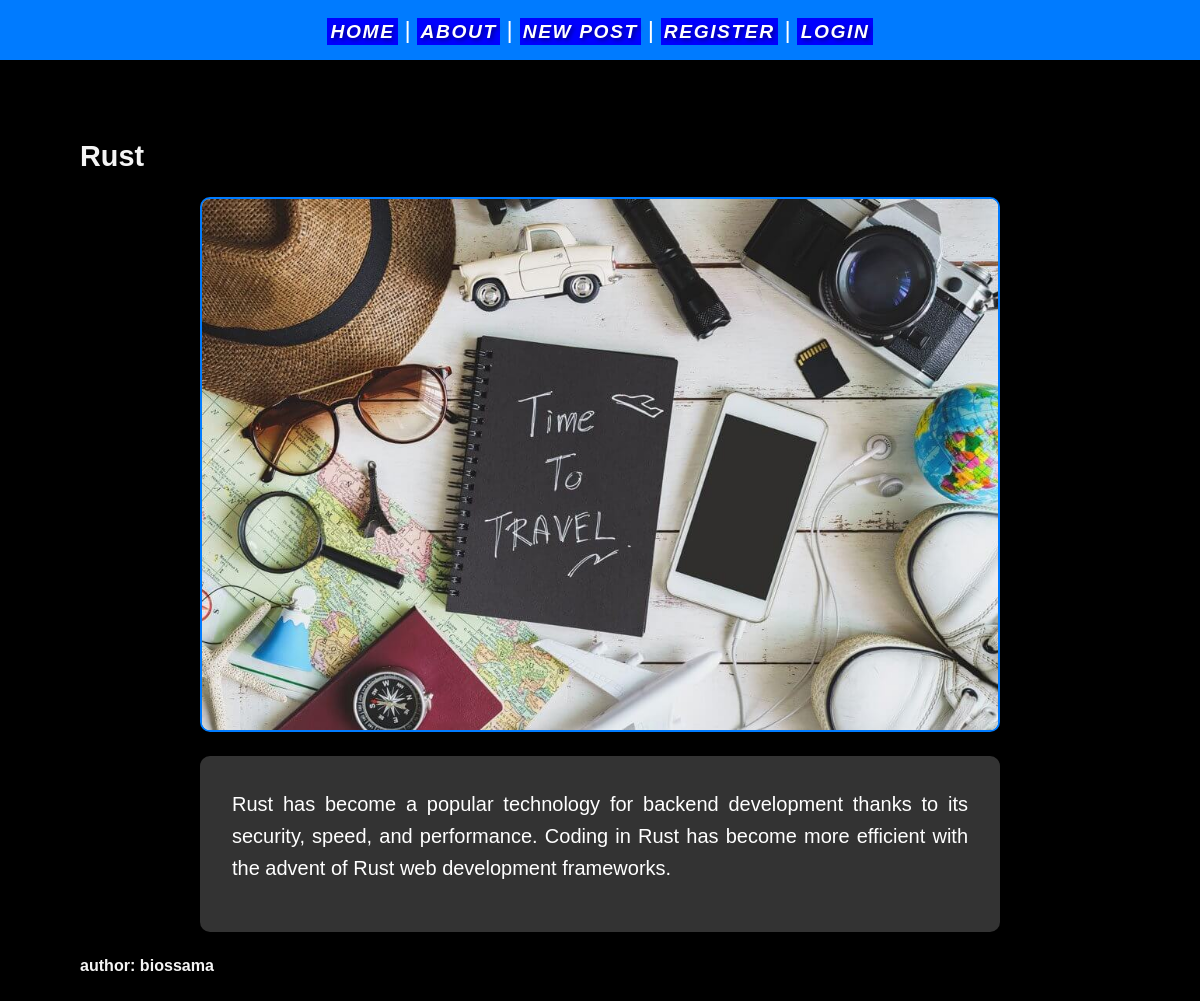
Page /Rust-languges on the committed database.
### post/models.py (models this page shows, shortened)
class Post(models.Model):
	title = models.CharField(max_length=50)
	content = models.TextField()
	slug = models.SlugField()
	date = models.DateTimeField(auto_now_add=True)
	banner = models.ImageField(default="backup.png", blank=True)
	author = models.ForeignKey(User, on_delete=models.CASCADE, default=True )
	class Meta:
		verbose_name_plural = 'Post'

### post/views.py (the view)
# urls.py: path('<slug:slug>', views.post_page, name='post_slug'),
def post_page(request, slug):
	post = Post.objects.get(slug=slug)
	return render(request, 'posts/post_slug.html', {'post': post})

### post/templates/posts/post_slug.html (shortened to what this page needs)
{% extends 'layout.html' %}
{% block content %}
<section>
	<h1>
{{post.title|title}}
</h1>
	<img class="banner" style="background-color:white"  src="{{ post.banner.url }}" alt= "{{ post.title }}" />
<div class="content-wrapper">
	<p class="description-text">{{post.content}}</p>
</div>
	<h6>author: {{post.author}}</h6>
</section>
{% endblock %}

### static/css/style.css (style rules this page uses)
* { margin: 0; padding: 0; box-sizing: border-box; }
body { min-height: 100vh; background-color: #000; color: #f5f5f5; font-size: 1.5rem; font-family: Arial, sans-serif; }
section { display: flex; flex-direction: column; gap: 1.5rem; }
h1, h2 { font-size: 1.8rem; }
p { font-size: 1.25rem; }
.banner { display: block; width: 100%; max-width: 800px; margin: 0 auto; border: 2px solid #007BFF; border-radius: 10px; }
.content-wrapper { max-width: 800px; margin: 0 auto; padding: 2rem; background-color: #333; border-radius: 10px; box-shadow: 0 4px 8px rgba(0, 0, 0, 0.1); overflow: auto; }
.intro-text, .description-text { font-size: 1.25rem; color: #fff; line-height: 1.6; margin-bottom: 1rem; text-align: justify; }

### rows in the picture
Post: title "Rust", banner (picture), content "Rust has become a popular technology for backend development thanks to its security, speed, and performance. Coding in Rust has become more efficient with the advent of Rust web development frameworks.", author "biossama"
